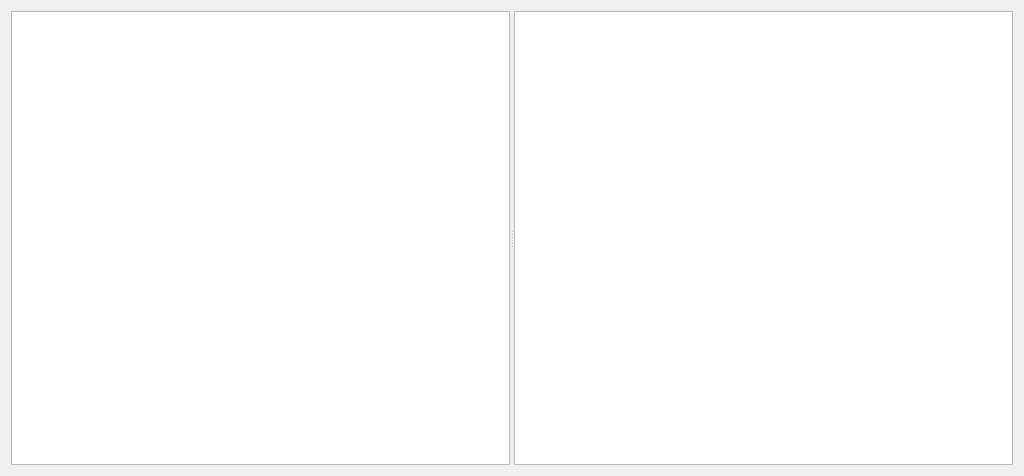
<?xml version="1.0" encoding="UTF-8"?>
<ui version="4.0">
 <class>DialHelp</class>
 <widget class="QDialog" name="DialHelp">
  <property name="geometry">
   <rect>
    <x>0</x>
    <y>0</y>
    <width>1024</width>
    <height>476</height>
   </rect>
  </property>
  <property name="maximumSize">
   <size>
    <width>16777215</width>
    <height>16777215</height>
   </size>
  </property>
  <property name="windowTitle">
   <string>Help</string>
  </property>
  <layout class="QGridLayout" name="gridLayout" columnstretch="0">
   <item row="0" column="0">
    <widget class="QSplitter" name="splitter">
     <property name="orientation">
      <enum>Qt::Horizontal</enum>
     </property>
     <widget class="QWidget" name="verticalLayoutWidget">
      <layout class="QVBoxLayout" name="verticalLayout" stretch="0">
       <property name="sizeConstraint">
        <enum>QLayout::SetDefaultConstraint</enum>
       </property>
       <item>
        <widget class="QTreeView" name="treeView">
         <property name="minimumSize">
          <size>
           <width>200</width>
           <height>0</height>
          </size>
         </property>
         <property name="maximumSize">
          <size>
           <width>16777215</width>
           <height>16777215</height>
          </size>
         </property>
        </widget>
       </item>
      </layout>
     </widget>
     <widget class="QWidget" name="verticalLayoutWidget_2">
      <layout class="QVBoxLayout" name="verticalLayout_2">
       <item>
        <widget class="QListView" name="listView"/>
       </item>
      </layout>
     </widget>
    </widget>
   </item>
  </layout>
 </widget>
 <resources/>
 <connections/>
</ui>
